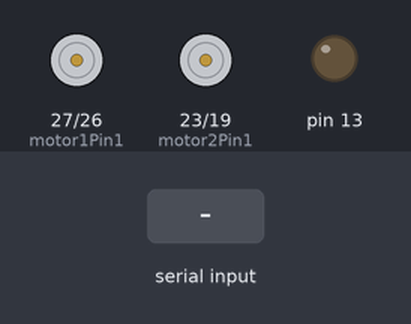
Simulated run of this sketch. Board: Arduino Mega 2560, built with avr-gcc and run on an emulated ATmega2560. Shown: motor-driver pin pairs drawn as motors (green arrow = first pin HIGH = forward, orange = second pin HIGH = backward, longer = more drive, scaled by the enable pin), output pins drawn as LEDs (lit = HIGH). Inputs (shaded band) come from the test bench. What the sketch prints to the serial monitor is not drawn.

Above: at 5.2 s.
5.3 s: "f" received over the second serial link
At 5.8 s:
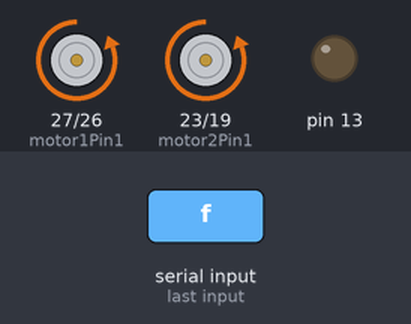
6.8 s: "b" received over the second serial link
At 8.0 s:
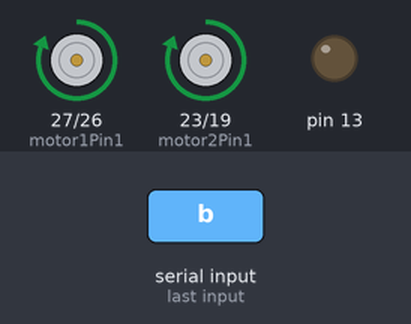
8.3 s: "l" received over the second serial link
At 9.3 s:
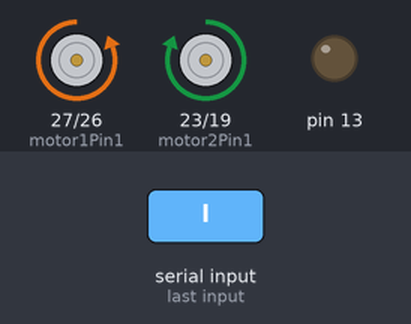
11.3 s: "r" received over the second serial link
At 11.6 s:
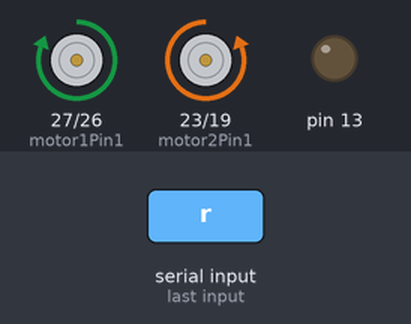
Timing chart, 0 to 14.8 s (numbered marks = the images above; inputs shaded):
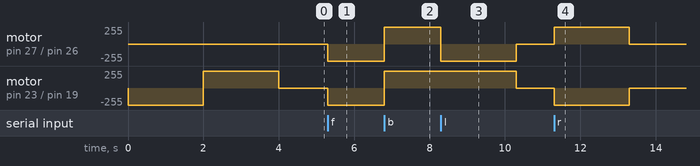

The sketch:

blumot.ino
```cpp
char inputByte;


int motor1Pin1 = 27;
int motor1Pin2 = 26;


int enable1Pin = 14;

int motor2Pin1 = 23;

int motor2Pin2 = 19;
int enable2Pin = 18;


void setup() {
  Serial.print("Testing DC Motor...");

  pinMode(motor1Pin1, OUTPUT);
  pinMode(motor1Pin2, OUTPUT);
  pinMode(enable1Pin, OUTPUT);
  analogWrite(enable1Pin, 250);


  pinMode(motor2Pin1, OUTPUT);
  pinMode(motor2Pin2, OUTPUT);
  pinMode(enable2Pin, OUTPUT);
  analogWrite(enable2Pin, 250);


  Serial.begin(9600);


  Serial.print("Testing DC Motor...");


  digitalWrite(motor2Pin1, LOW);
  digitalWrite(motor2Pin2, HIGH);


  delay(2000);
  Serial.print("1..");
  digitalWrite(motor2Pin1, HIGH);
  digitalWrite(motor2Pin2, LOW);
  delay(2000);
  digitalWrite(motor2Pin1, LOW);
  digitalWrite(motor2Pin2, LOW);
  Serial.print("12..");
  Serial2.begin(9600);
  pinMode(13, OUTPUT);
}

void loop() {


  while (Serial2.available() > 0) {
    inputByte = Serial2.read();
    Serial.println(inputByte);

    if (inputByte == 'f') {
      Serial.println("forward");
      Serial.println("Moving Forward");
      digitalWrite(motor1Pin1, LOW);
      digitalWrite(motor1Pin2, HIGH);


      digitalWrite(motor2Pin1, LOW);
      digitalWrite(motor2Pin2, HIGH);

    }

    else if (inputByte == 's') {
      Serial.println("stop");
      Serial.println("Motor stopped");
      digitalWrite(motor1Pin1, LOW);
      digitalWrite(motor1Pin2, LOW);
      digitalWrite(motor2Pin1, LOW);
      digitalWrite(motor2Pin2, LOW);


    }

    else if (inputByte == 'b') {
      Serial.println("backward");
      // Move DC motor backwards at maximum speed
      Serial.println("Moving Backwards");
      digitalWrite(motor1Pin1, HIGH);
      digitalWrite(motor1Pin2, LOW);


      digitalWrite(motor2Pin1, HIGH);
      digitalWrite(motor2Pin2, LOW);
    }

    else if (inputByte == 'l') {
      Serial.println("left");

      Serial.println("Moving Backwards");
      digitalWrite(motor1Pin1, LOW);
      digitalWrite(motor1Pin2, HIGH);
      digitalWrite(motor2Pin1, HIGH);
      digitalWrite(motor2Pin2, LOW);

      delay(2000);

      digitalWrite(motor1Pin1, LOW);
      digitalWrite(motor1Pin2, LOW);
      digitalWrite(motor2Pin1, LOW);
      digitalWrite(motor2Pin2, LOW);
    }

    else if (inputByte == 'r') {
      Serial.println("right");

      Serial.println("Moving Backwards");
      digitalWrite(motor1Pin1, HIGH);
      digitalWrite(motor1Pin2, LOW);
      digitalWrite(motor2Pin1, LOW);
      digitalWrite(motor2Pin2, HIGH);

      delay(2000);

      digitalWrite(motor1Pin1, LOW);
      digitalWrite(motor1Pin2, LOW);
      digitalWrite(motor2Pin1, LOW);
      digitalWrite(motor2Pin2, LOW);
    }

    delay(200);
  }
}
```

Measured:
- after the input at 5.3 s, motor on pin 27 (motor1Pin1) / pin 26 (motor1Pin2), motor on pin 23 (motor2Pin1) / pin 19 (motor2Pin2): stopped → backward 255/255 at once
- after the input at 6.8 s, motor on pin 27 (motor1Pin1) / pin 26 (motor1Pin2), motor on pin 23 (motor2Pin1) / pin 19 (motor2Pin2): backward 255/255 → forward 255/255 at once
- after the input at 8.3 s, motor on pin 27 (motor1Pin1) / pin 26 (motor1Pin2): forward 255/255 → backward 255/255 at once, → stopped 2.0 s later; motor on pin 23 (motor2Pin1) / pin 19 (motor2Pin2): forward 255/255 → stopped after 2.0 s
- after the input at 11.3 s, motor on pin 27 (motor1Pin1) / pin 26 (motor1Pin2): stopped → forward 255/255 at once, → stopped 2.0 s later; motor on pin 23 (motor2Pin1) / pin 19 (motor2Pin2): stopped → backward 255/255 at once, → stopped 2.0 s later
